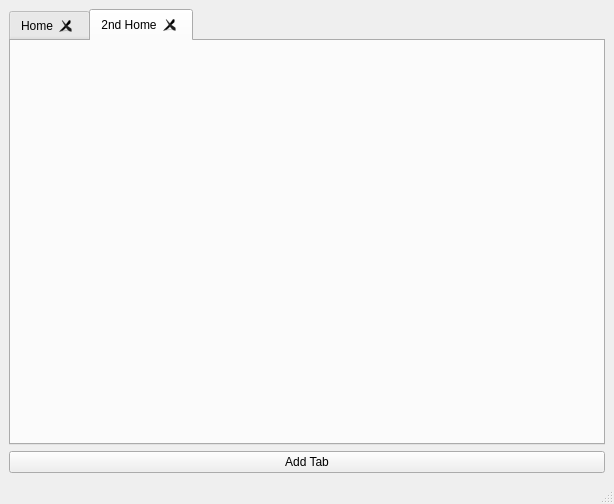
<?xml version="1.0" encoding="UTF-8"?>
<ui version="4.0">
 <class>MainWindow</class>
 <widget class="QMainWindow" name="MainWindow">
  <property name="geometry">
   <rect>
    <x>0</x>
    <y>0</y>
    <width>614</width>
    <height>504</height>
   </rect>
  </property>
  <property name="windowTitle">
   <string>MainWindow</string>
  </property>
  <property name="layoutDirection">
   <enum>Qt::LeftToRight</enum>
  </property>
  <property name="tabShape">
   <enum>QTabWidget::Triangular</enum>
  </property>
  <widget class="QWidget" name="centralwidget">
   <layout class="QHBoxLayout" name="horizontalLayout">
    <item>
     <layout class="QVBoxLayout" name="verticalLayout">
      <item>
       <widget class="QTabWidget" name="tabWidget">
        <property name="tabPosition">
         <enum>QTabWidget::North</enum>
        </property>
        <property name="tabShape">
         <enum>QTabWidget::Rounded</enum>
        </property>
        <property name="currentIndex">
         <number>1</number>
        </property>
        <property name="tabsClosable">
         <bool>true</bool>
        </property>
        <property name="movable">
         <bool>true</bool>
        </property>
        <property name="tabBarAutoHide">
         <bool>true</bool>
        </property>
        <widget class="QWidget" name="tab">
         <attribute name="icon">
          <iconset theme="accessories-calculator"/>
         </attribute>
         <attribute name="title">
          <string>Home</string>
         </attribute>
         <attribute name="toolTip">
          <string>&lt;html&gt;&lt;head/&gt;&lt;body&gt;&lt;p&gt;This is home.&lt;/p&gt;&lt;p&gt;&lt;br/&gt;&lt;/p&gt;&lt;/body&gt;&lt;/html&gt;</string>
         </attribute>
        </widget>
        <widget class="QWidget" name="tab_2">
         <attribute name="title">
          <string>2nd Home</string>
         </attribute>
        </widget>
       </widget>
      </item>
      <item>
       <widget class="QPushButton" name="pushButton">
        <property name="text">
         <string>Add Tab</string>
        </property>
       </widget>
      </item>
     </layout>
    </item>
   </layout>
  </widget>
  <widget class="QMenuBar" name="menubar">
   <property name="geometry">
    <rect>
     <x>0</x>
     <y>0</y>
     <width>614</width>
     <height>25</height>
    </rect>
   </property>
  </widget>
  <widget class="QStatusBar" name="statusbar"/>
 </widget>
 <resources/>
 <connections/>
</ui>
